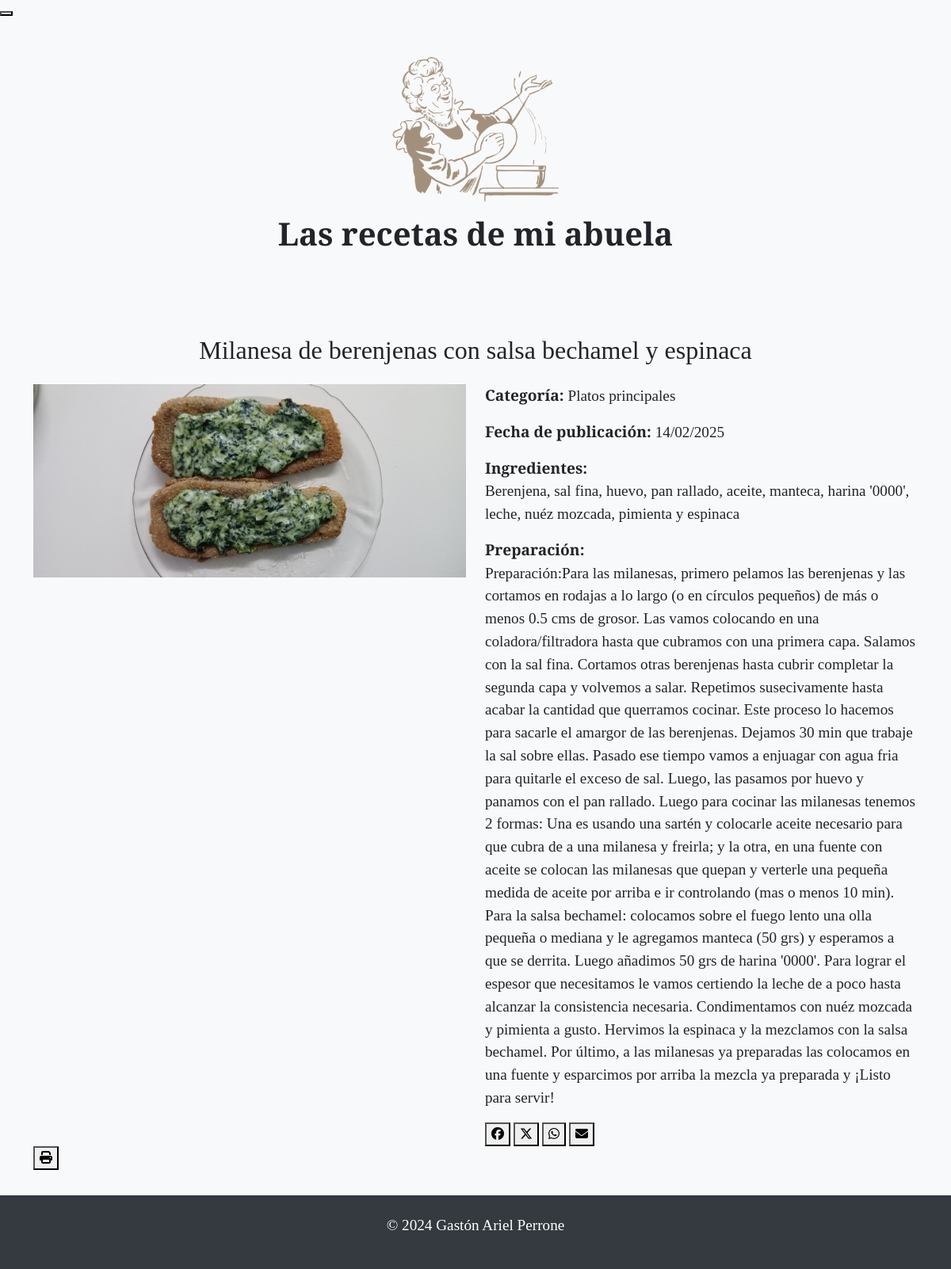
/ver_receta/6, run on the app's committed database.
### modelo_orm.py (models this page shows)
class BaseModel(Model):
    class Meta:
        database = db

class Receta(BaseModel):
    id_receta = AutoField(primary_key=True)
    nombre_receta = CharField()
    imagen_receta = CharField()  # Ruta de la imagen
    ingredientes = CharField()
    preparacion = CharField()
    fecha_publicacion = DateField(default=date.today)  # Fecha automática
    categoria = ForeignKeyField(Categoria, backref='recetas')

class Categoria(BaseModel):
    nombre_categoria = CharField(unique=True)

### modelo_orm.py (the view)
@app.route('/ver_receta/<int:id_receta>', methods=['GET'])
def ver_receta(id_receta):
    try:
        receta = Receta.get_or_none(Receta.id_receta == id_receta)
        if not receta:
            return "Receta no encontrada", 404
        return render_template('ver_receta.html', receta=receta)
    except Exception as e:
        return f"Error al cargar la receta: {str(e)}", 500

### templates/ver_receta.html (shortened to what this page needs)
<!DOCTYPE html>
<html lang="es">
<head>
  <link href="https://cdn.jsdelivr.net/npm/bootstrap@5.0.0-beta3/dist/css/bootstrap.min.css" rel="stylesheet" />
  <link href="../static/styles.css" rel="stylesheet" type="text/css" />
</head>
<body>
  <button onclick="window.location.href='/consultar_recetas';"></button>
  <header class="text-center py-5">
    <img alt="Logo de Las recetas de mi abuela" aria-label="Logo de Las recetas de mi abuela" src="../static/abuela_cocina.png" width="210" />
    <h1 class="mt-3">Las recetas de mi abuela</h1>
  </header>
  <main class="container mt-5">
    <h2 class="text-center">{{ receta.nombre_receta }}</h2>
    <div class="row mt-4">
      <div class="col-md-6">
        <img src="{{ url_for('static', filename='uploads/' + receta.imagen_receta) }}" alt="{{ receta.nombre_receta }}" class="img-fluid">
      </div>
      <div class="col-md-6">
        <p><strong>Categoría:</strong> {{ receta.categoria.nombre_categoria }}</p>
        <p><strong>Fecha de publicación:</strong> {{ receta.fecha_publicacion.strftime('%d/%m/%Y') }}</p>
        <p><strong>Ingredientes:</strong><br>{{ receta.ingredientes }}</p>
        <p><strong>Preparación:</strong><br>{{ receta.preparacion }}</p>
      <button onclick="shareOnFacebook()"><i class="fa-brands fa-facebook"></i></button>
     <button onclick="shareOnTwitter()"><i class="fa-brands fa-x-twitter"></i></button>
     <button onclick="shareOnWhatsApp()"><i class="fa-brands fa-whatsapp"></i></button>
     <button onclick="shareByEmail()"><i class="fa-solid fa-envelope"></i></button>
      </div>
    </div>
    <button onclick="printing()"><i class="fa-solid fa-print"></i></button>
  </main>
  <footer class="text-center py-4">
    <p>&copy; 2024 Gastón Ariel Perrone</p>
  </footer>
</body>
</html>

### static/styles.css (style rules this page uses)
body { font-family: 'Playfair Display', serif; background-color: #f8f9fa; }
h1 { font-size: 2.5rem; font-weight: 700; }
h1, h2, h3, h4, h5, h6, li, button { font-family: 'Playfair Display', serif; }
p { font-size: 1.2rem; }
footer { background-color: #343a40; color: #ffffff; text-align: center; padding: 1rem; margin-top: 2rem; display: flex; justify-content: center; }
p { font-size: 1.2rem; margin-bottom: 1rem; }
img { max-width: 100%; height: auto; }

### data on the page
Receta: nombre_receta "Milanesa de berenjenas con salsa bechamel y espinaca", imagen_receta (picture), fecha_publicacion "14/02/2025", ingredientes "Berenjena, sal fina, huevo, pan rallado, aceite, manteca, harina '0000', leche, nuéz mozcada, pimienta y espinaca", preparacion "Preparación:Para las milanesas, primero pelamos las berenjenas y las cortamos en rodajas a lo largo (o en círculos pequeños) de más o menos 0.5 cms de grosor. Las vamos colocando en una coladora/filtradora hasta que cubramos con una primera capa. Salamos con la sal fina. Cortamos otras berenjenas hasta cubrir completar la segunda capa y volvemos a salar. Repetimos susecivamente hasta acabar la cantidad que querramos cocinar. Este proceso lo hacemos para sacarle el amargor de las berenjenas. Dejamos 30 min que trabaje la sal sobre ellas. Pasado ese tiempo vamos a enjuagar con agua fria para quitarle el exceso de sal. Luego, las pasamos por huevo y panamos con el pan rallado. Luego para…"
Categoria: categoria.nombre_categoria "Platos principales"
